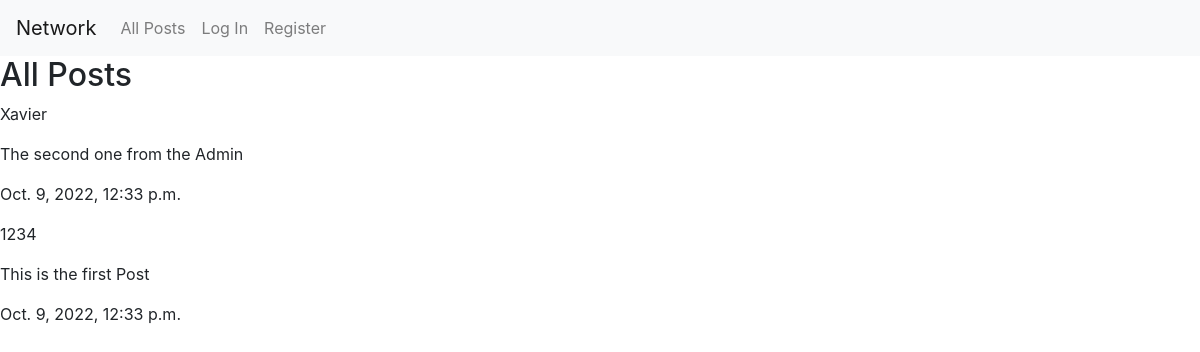
The app's page /, older data.
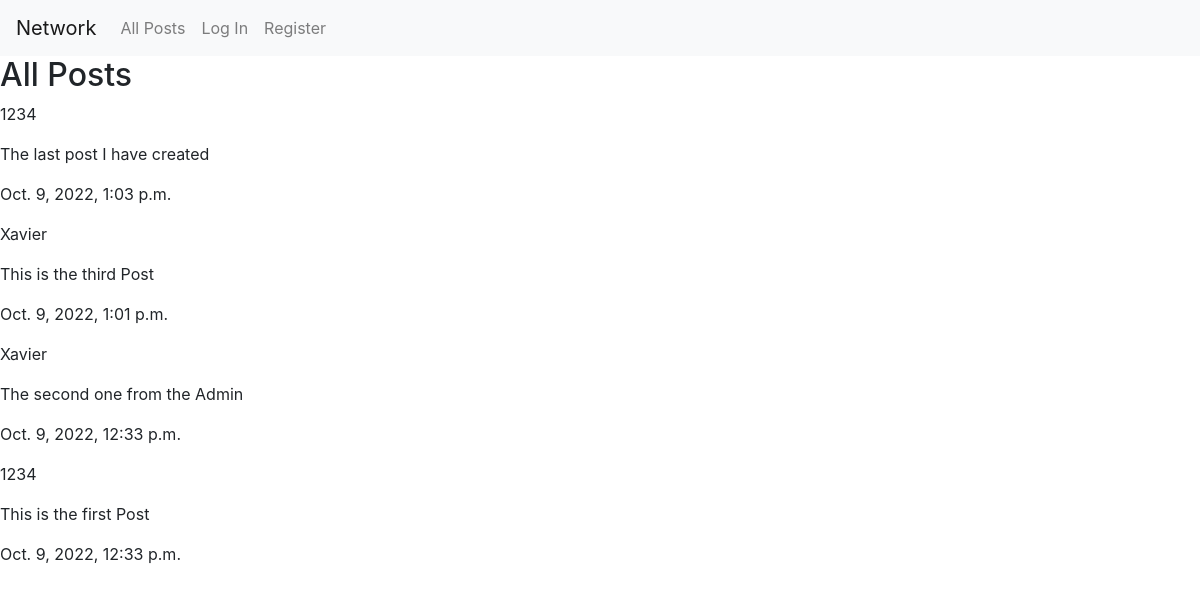
The same page, newer data.
### network/models.py (models this page shows, shortened)
class Post(models.Model):
    poster = models.ForeignKey(
        User, on_delete=models.CASCADE, related_name="poster")
    content = models.TextField()
    creation_date = models.DateTimeField(auto_now=False, auto_now_add=True)
    modification_date = models.DateTimeField(auto_now=False, auto_now_add=True)

class User(AbstractUser):
    pass

### network/views.py (the view)
# urls.py: path("", views.index, name="index"),
def index(request):
    return render(request, "network/index.html", {
        "posts": Post.objects.order_by('-creation_date').all(),
        "post": createPostForm()
    })

### network/templates/network/index.html (shortened to what this page needs)
{% extends "network/layout.html" %} {% block body %}
<div class="header">
  <h2>All Posts</h2>
</div>
<div class="posts">
   {% for post in posts %}
  <div class="post">
    <p>{{ post.poster }}</p>
    <p>{{ post.content }}</p>
    <p>{{ post.creation_date}}</p>
  </div>
  {% endfor %}
</div>
{% endblock %}

Row changes from the older to the newer data that the page shows:
added Post: poster "1234", content "The last post I have created", creation_date "Oct. 9, 2022, 1:03 p.m."
added Post: poster "Xavier", content "This is the third Post", creation_date "Oct. 9, 2022, 1:01 p.m."
